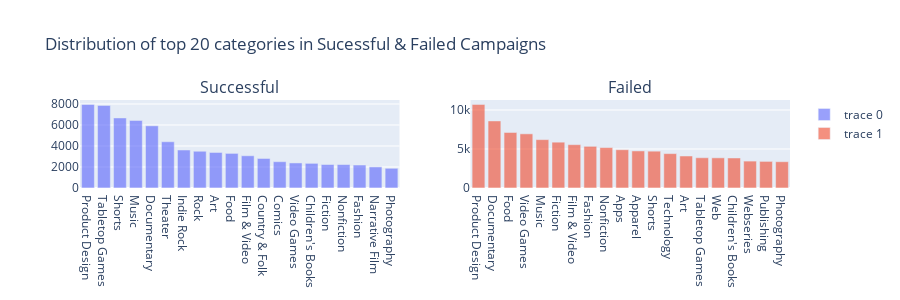

Notebook code cell kept with this figure:
### Code cell
trace1 = go.Bar(
            x=successful.category.value_counts()[:20].index,
            y=successful.category.value_counts()[:20].values,
            opacity=0.65
        )

trace2 = go.Bar(
            x=failed.category.value_counts()[:20].index,
            y=failed.category.value_counts()[:20].values,
            opacity=0.65
        )

fig = tools.make_subplots(rows=1, cols=2, subplot_titles=('Successful', 'Failed'))
fig.append_trace(trace1, 1, 1)
fig.append_trace(trace2, 1, 2)

fig['layout'].update(height=300, width=900, title='Distribution of top 20 categories in Sucessful & Failed Campaigns')

iplot(fig)

### Figure 1 — Plotly figure (JSON) as saved in the notebook; plotly's stock layout.template omitted (floating-point values rounded to 4 significant figures)
{"data": [{"opacity": 0.65, "type": "bar", "x": ["Product Design", "Tabletop Games", "Shorts", "Music", "Documentary", "Theater", "Indie Rock", "Rock", "Art", "Food", "Film & Video", "Country & Folk", "Comics", "Video Games", "Children's Books", "Fiction", "Nonfiction", "Fashion", "Narrative Film", "Photography"], "xaxis": "x", "y": [7962, 7866, 6673, 6432, 5924, 4405, 3618, 3500, 3385, 3297, 3070, 2812, 2506, 2386, 2348, 2233, 2230, 2188, 2013, 1876], "yaxis": "y"}, {"opacity": 0.65, "type": "bar", "x": ["Product Design", "Documentary", "Food", "Video Games", "Music", "Fiction", "Film & Video", "Fashion", "Nonfiction", "Apps", "Apparel", "Shorts", "Technology", "Art", "Tabletop Games", "Web", "Children's Books", "Webseries", "Publishing", "Photography"], "xaxis": "x2", "y": [10718, 8599, 7119, 6942, 6201, 5875, 5554, 5341, 5184, 4909, 4752, 4721, 4409, 4101, 3878, 3866, 3850, 3450, 3412, 3370], "yaxis": "y2"}], "layout": {"annotations": [{"font": {"size": 16}, "showarrow": false, "text": "Successful", "x": 0.225, "xanchor": "center", "xref": "paper", "y": 1, "yanchor": "bottom", "yref": "paper"}, {"font": {"size": 16}, "showarrow": false, "text": "Failed", "x": 0.775, "xanchor": "center", "xref": "paper", "y": 1, "yanchor": "bottom", "yref": "paper"}], "height": 300, "title": {"text": "Distribution of top 20 categories in Sucessful & Failed Campaigns"}, "width": 900, "xaxis": {"anchor": "y", "domain": [0, 0.45]}, "xaxis2": {"anchor": "y2", "domain": [0.55, 1]}, "yaxis": {"anchor": "x", "domain": [0, 1]}, "yaxis2": {"anchor": "x2", "domain": [0, 1]}}}
